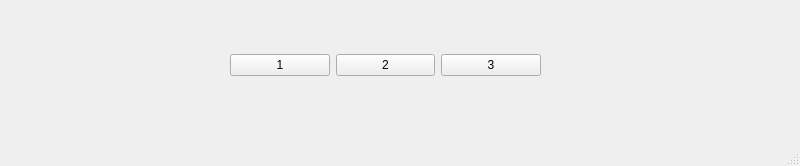
<?xml version="1.0" encoding="UTF-8"?>
<ui version="4.0">
 <class>MainWindow</class>
 <widget class="QMainWindow" name="MainWindow">
  <property name="geometry">
   <rect>
    <x>0</x>
    <y>0</y>
    <width>800</width>
    <height>166</height>
   </rect>
  </property>
  <property name="windowTitle">
   <string>MainWindow</string>
  </property>
  <widget class="QWidget" name="centralwidget">
   <widget class="QWidget" name="horizontalLayoutWidget">
    <property name="geometry">
     <rect>
      <x>230</x>
      <y>30</y>
      <width>311</width>
      <height>71</height>
     </rect>
    </property>
    <layout class="QHBoxLayout" name="horizontalLayout">
     <item>
      <widget class="QPushButton" name="lvl1">
       <property name="text">
        <string>1</string>
       </property>
      </widget>
     </item>
     <item>
      <widget class="QPushButton" name="lvl2">
       <property name="text">
        <string>2</string>
       </property>
      </widget>
     </item>
     <item>
      <widget class="QPushButton" name="lvl3">
       <property name="text">
        <string>3</string>
       </property>
      </widget>
     </item>
    </layout>
   </widget>
  </widget>
  <widget class="QMenuBar" name="menubar">
   <property name="geometry">
    <rect>
     <x>0</x>
     <y>0</y>
     <width>800</width>
     <height>21</height>
    </rect>
   </property>
  </widget>
  <widget class="QStatusBar" name="statusbar"/>
 </widget>
 <resources/>
 <connections/>
</ui>
